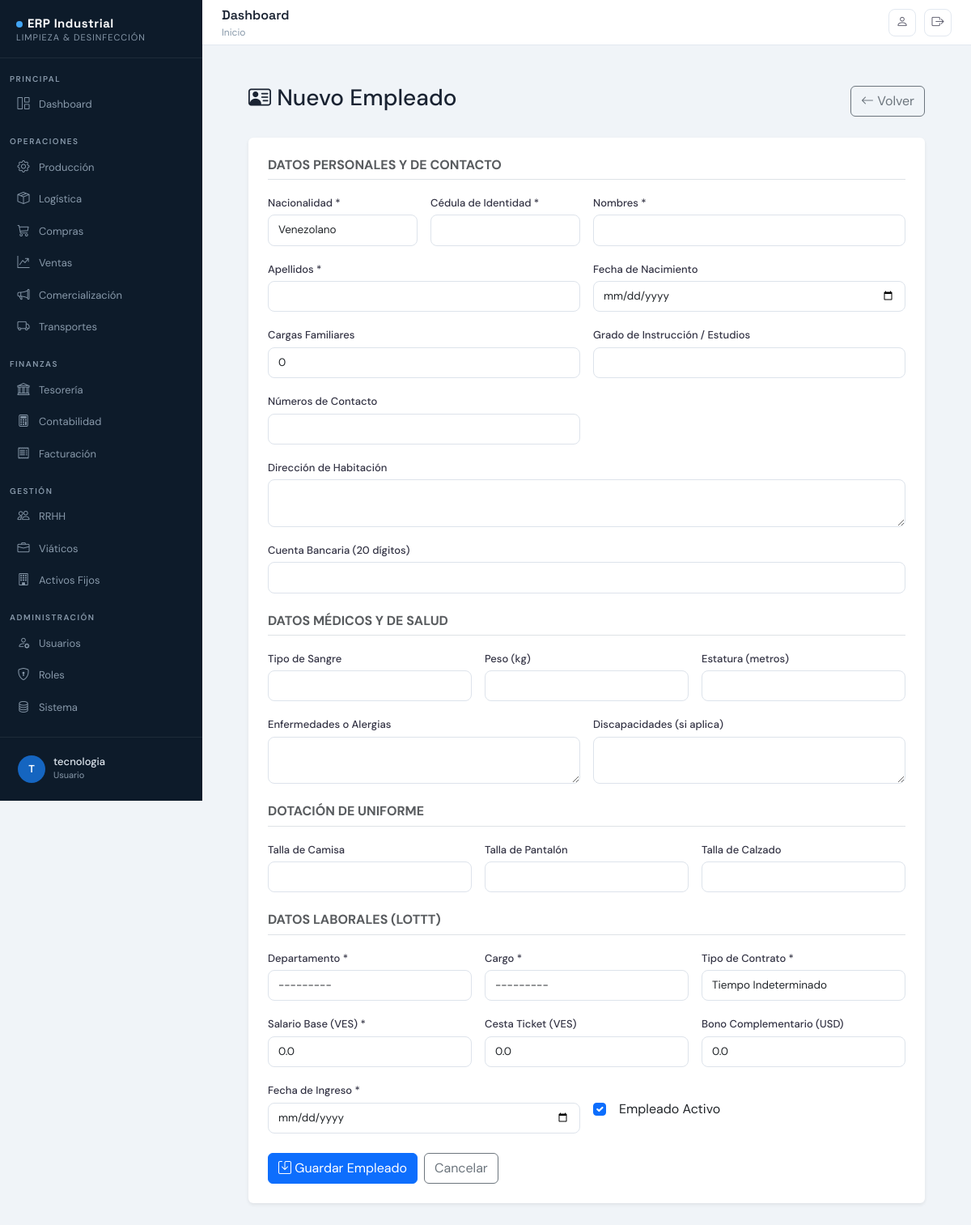
Page /rrhh/empleados/nuevo/ (signed in) on the earlier database version.
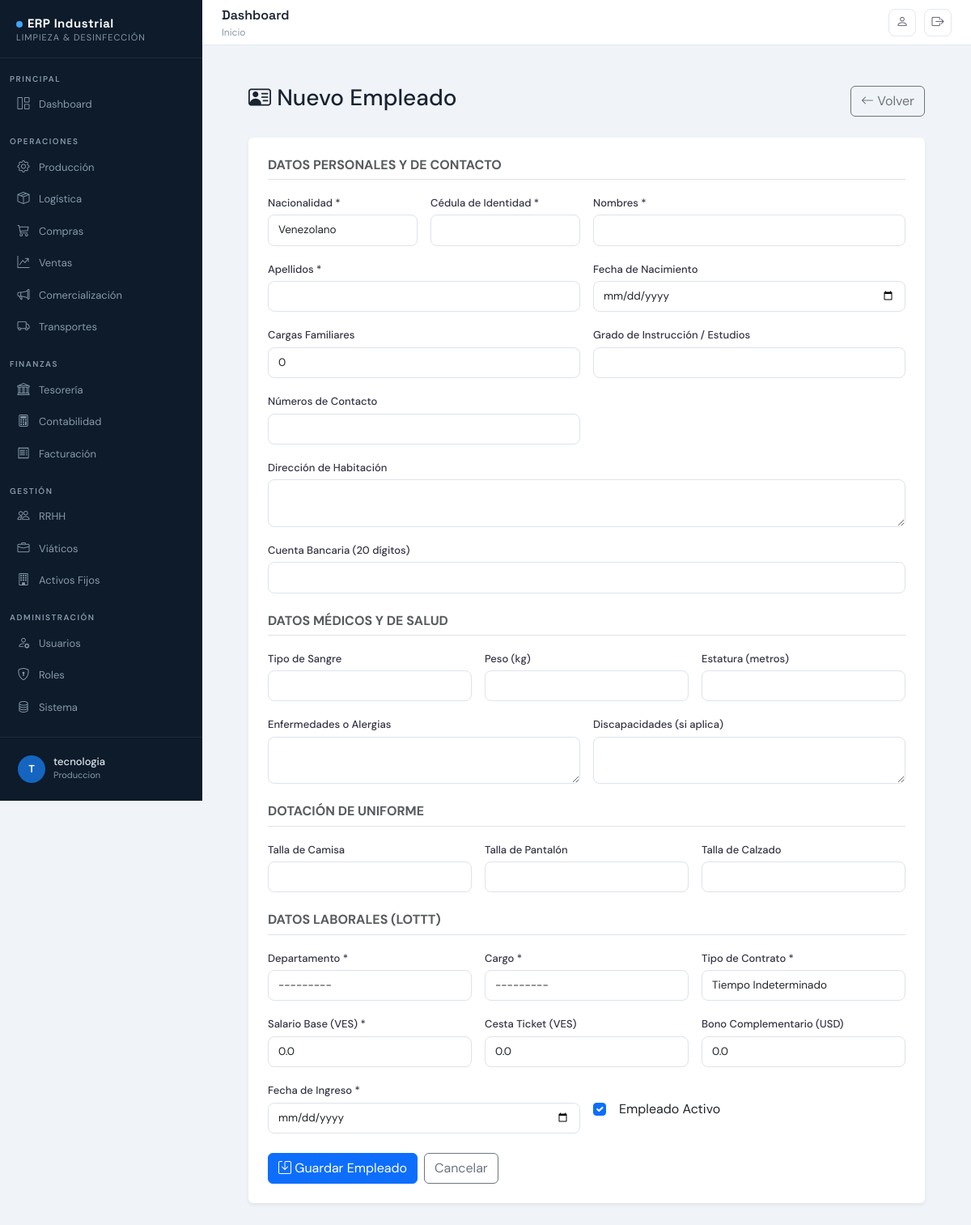
Same page on the later database version.
### apps/core/models.py (models this page shows, shortened)
class Usuario(AbstractUser):
    username = models.CharField(max_length=50, unique=True, verbose_name='Usuario')
    email = models.EmailField(unique=True, verbose_name='Correo')
    nombres = models.CharField(max_length=100, verbose_name='Nombres')
    apellidos = models.CharField(max_length=100, verbose_name='Apellidos')
    cedula = models.CharField(max_length=20, unique=True, null=True, blank=True, verbose_name='Cedula')
    telefono = models.CharField(max_length=20, blank=True, verbose_name='Telefono')
    foto = models.ImageField(upload_to='usuarios/', null=True, blank=True, verbose_name='Foto')
    cargo = models.CharField(max_length=100, blank=True, verbose_name='Cargo')
    area = models.ForeignKey(Area, on_delete=models.SET_NULL, null=True, blank=True, related_name='usuarios')
    rol = models.ForeignKey(Rol, on_delete=models.SET_NULL, null=True, blank=True, related_name='usuarios')
    estado = models.CharField(max_length=20, default='ACTIVO')
    activo = models.BooleanField(default=True, verbose_name='Activo')
    fecha_creacion = models.DateTimeField(auto_now_add=True)
    fecha_modificacion = models.DateTimeField(auto_now=True)
    ultimo_acceso = models.DateTimeField(null=True, blank=True)
    intentos_fallidos = models.PositiveSmallIntegerField(default=0)
    class Meta:
        ordering = ['apellidos', 'nombres']

### apps/rrhh/views.py (the view)
# urls.py: path('empleados/nuevo/', views.empleado_create, name='empleado_create'),
@login_required
def empleado_create(request):
    form = EmpleadoForm(request.POST or None, request.FILES or None)
    if form.is_valid():
        form.save()
        return redirect('rrhh:empleado_list')
    return render(request, 'rrhh/empleado_form.html', {'titulo': 'Nuevo Empleado', 'form': form})

### apps/administracion/context_processors.py (called while the page is built)
def empresa_context(request):
    try:
        config = Empresa.objects.first()
    except:
        config = None
    return {'EMPRESA': config}

### apps/rrhh/templates/rrhh/empleado_form.html (shortened to what the changed rows need)
{% extends "base.html" %}
{% block content %}
<div class="container py-4" style="max-width:860px">
  <div class="d-flex justify-content-between align-items-center mb-4">
    <h3><i class="bi bi-person-vcard"></i> {{ titulo }}</h3>
    <a href="{% url 'rrhh:empleado_list' %}" class="btn btn-outline-secondary">
      <i class="bi bi-arrow-left"></i> Volver
    </a>
  </div>
  <div class="card border-0 shadow-sm">
    <div class="card-body p-4">
      <form method="post" enctype="multipart/form-data">
        <h6 class="text-muted text-uppercase fw-bold mb-3 border-bottom pb-2">
          Datos Personales y de Contacto
        </h6>
        <div class="row g-3 mb-4">
          <div class="col-md-3">
            <label class="form-label">Nacionalidad *</label>
            {{ form.nacionalidad }}
          </div>
          <div class="col-md-3">
            <label class="form-label">Cédula de Identidad *</label>
            {{ form.cedula }}
          </div>
          <div class="col-md-6">
            <label class="form-label">Nombres *</label>
            {{ form.nombres }}
          </div>
          <div class="col-md-6">
            <label class="form-label">Apellidos *</label>
            {{ form.apellidos }}
          </div>
          <div class="col-md-6">
            <label class="form-label">Fecha de Nacimiento</label>
            {{ form.fecha_nacimiento }}
          </div>
          <div class="col-md-6">
            <label class="form-label">Cargas Familiares</label>
            {{ form.cargas_familiares }}
          </div>
          <div class="col-md-6">
            <label class="form-label">Grado de Instrucción / Estudios</label>
            {{ form.grado_instruccion }}
          </div>
          <div class="col-md-6">
            <label class="form-label">Números de Contacto</label>
            {{ form.telefono }}
          </div>
          <div class="col-md-12">
            <label class="form-label">Dirección de Habitación</label>
            {{ form.direccion }}
          </div>
          <div class="col-md-12">
            <label class="form-label">Cuenta Bancaria (20 dígitos)</label>
            {{ form.cuenta_bancaria }}
          </div>
        </div>
        <h6 class="text-muted text-uppercase fw-bold mb-3 border-bottom pb-2 mt-4">
          Datos Médicos y de Salud
        </h6>
        <div class="row g-3 mb-4">
          <div class="col-md-4">
            <label class="form-label">Tipo de Sangre</label>
            {{ form.tipo_sangre }}
          </div>
          <div class="col-md-4">
            <label class="form-label">Peso (kg)</label>
            {{ form.peso }}
          </div>
          <div class="col-md-4">
            <label class="form-label">Estatura (metros)</label>
            {{ form.estatura }}
          </div>
          <div class="col-md-6">
            <label class="form-label">Enfermedades o Alergias</label>
            {{ form.enfermedades }}
          </div>
          <div class="col-md-6">
            <label class="form-label">Discapacidades (si aplica)</label>
            {{ form.discapacidad }}
          </div>
        </div>
        <h6 class="text-muted text-uppercase fw-bold mb-3 border-bottom pb-2 mt-4">
          Dotación de Uniforme
        </h6>
        <div class="row g-3 mb-4">
          <div class="col-md-4">
            <label class="form-label">Talla de Camisa</label>
            {{ form.talla_camisa }}
          </div>
          <div class="col-md-4">
            <label class="form-label">Talla de Pantalón</label>
            {{ form.talla_pantalon }}
          </div>
          <div class="col-md-4">
            <label class="form-label">Talla de Calzado</label>
            {{ form.talla_calzado }}
          </div>
        </div>
        <h6 class="text-muted text-uppercase fw-bold mb-3 border-bottom pb-2 mt-4">
          Datos Laborales (LOTTT)
        </h6>
        <div class="row g-3">
          <div class="col-md-4">
            <label class="form-label">Departamento *</label>
            {{ form.departamento }}
          </div>
          <div class="col-md-4">
            <label class="form-label">Cargo *</label>
            {{ form.cargo }}
          </div>
          <div class="col-md-4">
            <label class="form-label">Tipo de Contrato *</label>
            {{ form.tipo_contrato }}
          </div>
          <div class="col-md-4">
            <label class="form-label">Salario Base (VES) *</label>
            {{ form.salario_base }}
          </div>
          <div class="col-md-4">
            <label class="form-label">Cesta Ticket (VES)</label>
            {{ form.bono_alimentacion }}
          </div>
          <div class="col-md-4">
            <label class="form-label">Bono Complementario (USD)</label>
            {{ form.bono_divisas }}
          </div>
          <div class="col-md-6">
            <label class="form-label">Fecha de Ingreso *</label>
            {{ form.fecha_ingreso }}
          </div>
          <div class="col-md-6 d-flex align-items-center mt-4">
            <div class="form-check">
              {{ form.activo }}
              <label class="form-check-label ms-2" for="{{ form.activo.id_for_label }}">
                Empleado Activo
              </label>
            </div>
          </div>
        </div>
        <div class="d-flex gap-2 mt-4">
          <button type="submit" class="btn btn-primary">
            <i class="bi bi-save"></i> Guardar Empleado
          </button>
          <a href="{% url 'rrhh:empleado_list' %}" class="btn btn-outline-secondary">
            Cancelar
          </a>
        </div>
      </form>
    </div>
  </div>
</div>
{% endblock %}

### apps/core/templates/core/base.html (shortened to what the changed rows need)
<!DOCTYPE html>
<html lang="es">
<head>
  <link href="https://cdn.jsdelivr.net/npm/bootstrap@5.3.3/dist/css/bootstrap.min.css" rel="stylesheet">
  <link href="https://cdn.jsdelivr.net/npm/bootstrap-icons@1.11.3/font/bootstrap-icons.css" rel="stylesheet">
</head>
<body>
{% if user.is_authenticated %}
<nav id="sidebar">
  <div class="sidebar-brand">
    <div class="brand-name"><span class="brand-dot"></span>ERP Industrial</div>
    <div class="brand-sub">Limpieza &amp; Desinfección</div>
  </div>
  <div class="sidebar-nav">
    <div class="sidebar-section">Principal</div>
    <div class="nav-item">
      <a href="{% url 'core:dashboard' %}" class="nav-link {% if request.resolver_match.url_name == 'dashboard' and request.resolver_match.namespace == 'core' %}active{% endif %}">
        <i class="bi bi-grid-1x2"></i> Dashboard
      </a>
    </div>
    <div class="sidebar-section">Operaciones</div>
    <div class="nav-item"><a href="{% url 'produccion:dashboard' %}" class="nav-link"><i class="bi bi-gear"></i> Producción</a></div>
    <div class="nav-item"><a href="{% url 'logistica:dashboard' %}" class="nav-link"><i class="bi bi-box-seam"></i> Logística</a></div>
    <div class="nav-item"><a href="{% url 'compras:dashboard' %}" class="nav-link"><i class="bi bi-cart3"></i> Compras</a></div>
    <div class="nav-item"><a href="{% url 'ventas:dashboard' %}" class="nav-link"><i class="bi bi-graph-up-arrow"></i> Ventas</a></div>
    <div class="nav-item"><a href="{% url 'comercializacion:dashboard' %}" class="nav-link"><i class="bi bi-megaphone"></i> Comercialización</a></div>
    <div class="nav-item"><a href="{% url 'transportes:dashboard' %}" class="nav-link"><i class="bi bi-truck"></i> Transportes</a></div>
    <div class="sidebar-section">Finanzas</div>
    <div class="nav-item"><a href="{% url 'tesoreria:dashboard' %}" class="nav-link"><i class="bi bi-bank"></i> Tesorería</a></div>
    <div class="nav-item"><a href="{% url 'contabilidad:dashboard' %}" class="nav-link"><i class="bi bi-calculator"></i> Contabilidad</a></div>
    <div class="nav-item"><a href="{% url 'facturacion:dashboard' %}" class="nav-link"><i class="bi bi-receipt"></i> Facturación</a></div>
    <div class="sidebar-section">Gestión</div>
    <div class="nav-item"><a href="{% url 'rrhh:dashboard' %}" class="nav-link"><i class="bi bi-people"></i> RRHH</a></div>
    <div class="nav-item"><a href="{% url 'viaticos:dashboard' %}" class="nav-link"><i class="bi bi-briefcase"></i> Viáticos</a></div>
    <div class="nav-item"><a href="{% url 'activos_fijos:dashboard' %}" class="nav-link"><i class="bi bi-building"></i> Activos Fijos</a></div>
    {% if user.is_superuser %}
    <div class="sidebar-section">Administración</div>
    <div class="nav-item">
      <a href="{% url 'administracion:usuario_list' %}" class="nav-link {% if 'usuario' in request.resolver_match.url_name %}active{% endif %}">
        <i class="bi bi-person-gear"></i> Usuarios
      </a>
    </div>
    <div class="nav-item">
      <a href="{% url 'administracion:rol_list' %}" class="nav-link {% if 'rol' in request.resolver_match.url_name %}active{% endif %}">
        <i class="bi bi-shield-lock"></i> Roles
      </a>
    </div>
    <div class="nav-item">
      <a href="{% url 'administracion:mantenimiento' %}" class="nav-link">
        <i class="bi bi-database"></i> Sistema
      </a>
    </div>
    {% endif %}
  </div>
  <div class="sidebar-footer">
    <div class="user-card" style="text-decoration:none;">
      <div class="user-avatar">{{ user.username.0|upper }}</div>
      <div>
        <div class="user-name">{{ user.get_full_name|default:user.username }}</div>
        <div class="user-role">{{ user.groups.first.name|default:"Usuario" }}</div>
      </div>
    </div>
  </div>
</nav>
<div id="main">
  <div id="topbar">
    <div>
      <div class="topbar-title">{% block page_title %}Dashboard{% endblock %}</div>
      <div class="topbar-breadcrumb">{% block breadcrumb %}Inicio{% endblock %}</div>
    </div>
    <div class="topbar-right">
      <a href="/admin/" class="topbar-btn" title="Mi perfil"><i class="bi bi-person"></i></a>
      <a href="{% url 'logout' %}" class="topbar-btn" title="Cerrar sesión"><i class="bi bi-box-arrow-right"></i></a>
    </div>
  </div>
  <div id="content">
    {% block content %}{% endblock %}
  </div>
</div>
{% else %}
  {% block auth_content %}{% endblock %}
{% endif %}
</body>
</html>

Differences in the rows shown:
changed Usuario "tecnologia": groups.first.name "Usuario" → "Produccion"
